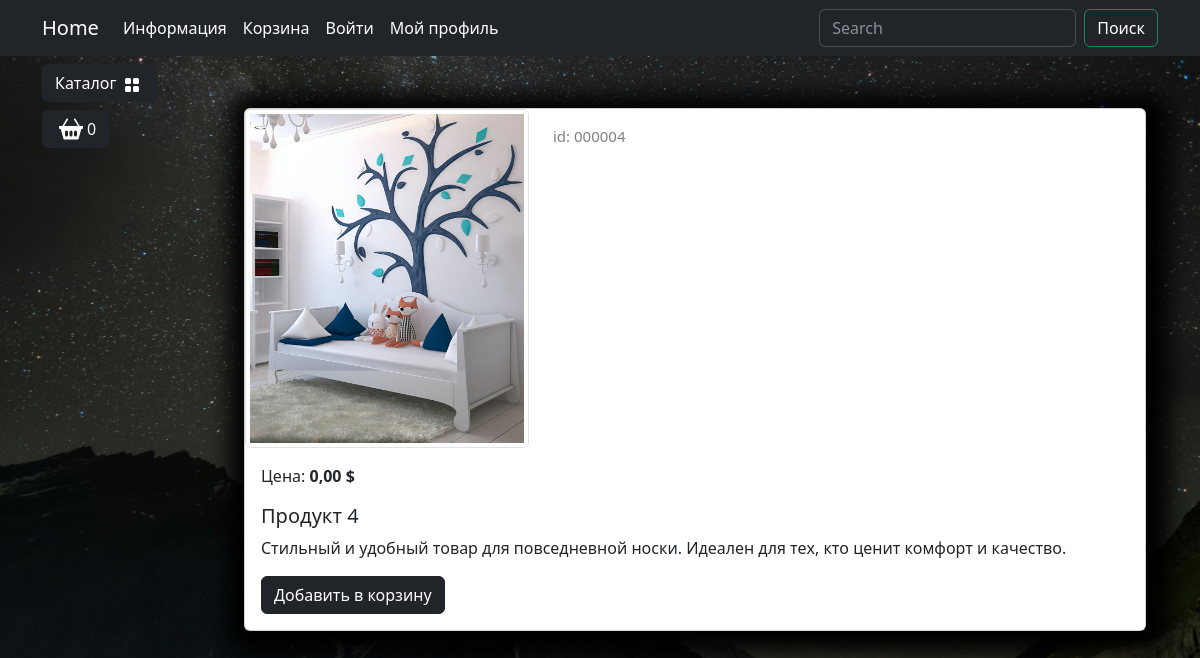
The page /catalog/product/produkt-4/ on the database its author committed.
### goods/models.py (models this page shows, shortened)
class Products(models.Model):
    name = models.CharField(max_length=150, unique=True,
                            verbose_name='Название')
    slug = models.SlugField(max_length=200, unique=True,
                            blank=True, null=True, verbose_name='URL')
    description = models.TextField(
        blank=True, null=True, verbose_name='Описание')
    image = models.ImageField(upload_to='goods_images',
                              blank=True, null=True, verbose_name='Изображения')
    price = models.DecimalField(
        default=0.00, max_digits=7, decimal_places=2, verbose_name='Цена')
    discount = models.DecimalField(
        default=0.00, max_digits=4, decimal_places=2, verbose_name='Скидка в %')
    quantity = models.PositiveBigIntegerField(
        default=0, verbose_name='Количество')
    category = models.ForeignKey(
        to=Categories, on_delete=models.CASCADE, verbose_name='Категория')
    class Meta:
        db_table = 'product'
        verbose_name = 'Продукт'
        verbose_name_plural = 'Продукты'
        ordering = ("id",)
    def display_id(self):
        return f"{self.id:06}"
    def sell_price(self):
        if self.discount:
            return round(self.price - self.price*self.discount/100, 2)
        return self.price

### goods/views.py (the view)
# urls.py: path('product/<slug:product_slug>/', views.product, name="product"),
def product(request, product_slug):
    product = Products.objects.get(slug=product_slug)
    context = {
        'product': product
    }
    return render(request, 'goods/product.html', context=context)

### goods/templatetags/goods_tags.py (called while the page is built)
@register.simple_tag()
def tag_categories():
    return Categories.objects.all()

### goods/templates/goods/product.html (shortened to what this page needs)
{% extends "main/base.html" %}
{% load  static  %}
{% block content %}
                    <div class="container mt-5">
                        <div class="card mb-4 custom-shadow">
                            <div class="row">
                                <div class="col-md-4">
                                    <img src="{{product.image.url}}"
                                        class="img-thumbnail" data-bs-toggle="modal" data-bs-target="#imageModal1">
                                </div>
                                <div class="col-md-4 ">
                                    <p class="product_id mt-3">id: {{product.display_id}}</p>
                                </div>
                            </div>
                            <div class="card-body">
                                <p class="card-text">Цена: <strong>{{product.sell_price}} $</strong></p>
                                <h5 class="card-title">{{ product.name }}</h5>
                                <p class="card-text">{{ product.description }}</p>
                                <a href="#" class="btn btn-dark add-to-cart">Добавить в корзину</a>
                            </div>
                        </div>
                    </div>
{% endblock  %}

### static/deps/css/my_css.css (style rules this page uses)
body { background-image: url("../images/bg-image.jpg"); background-repeat: no-repeat; background-attachment: fixed; background-position: center center; background-size: cover; height: 100%; }
.custom-shadow { box-shadow: 5px 5px 25px 19px #000000; }
.product_id { color: gray; font-size: 15px; }

### rows shown on the page
Products: image (picture), display_id "000004", sell_price "0,00", name "Продукт 4", description "Стильный и удобный товар для повседневной носки. Идеален для тех, кто ценит комфорт и качество."
